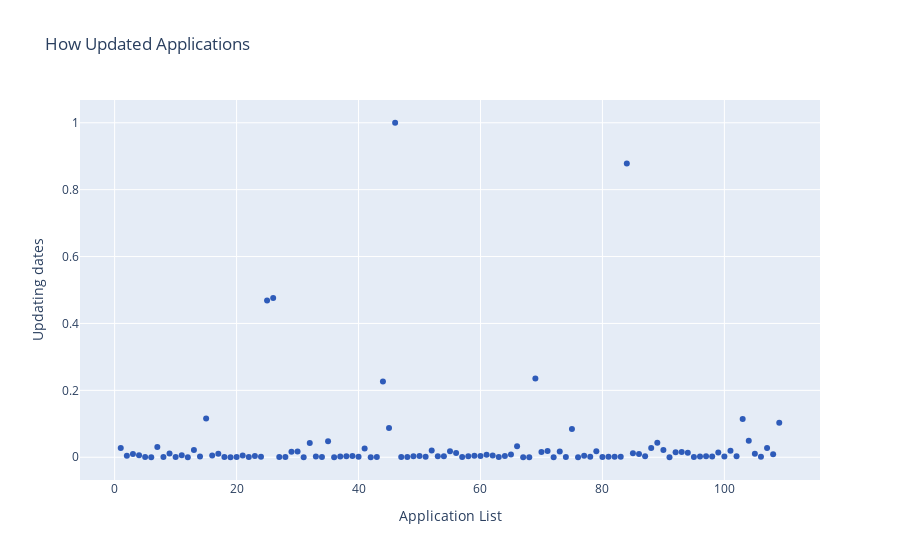

The cell this chart's notebook holds for it:
### Markdown cell above
uygulamalarin nasıl güncellendiklerini bulmaya çalışalım. Güncellenip güncellenmediğini anlamak için basit bir yöntem deneyeceğiz. Ama nasıl?

**When_Updated=(Latest_Version_Rating) / (Total_Rating)**-----> Sonuç diğerlerinden daha büyükse bu, uygulamamızın yakın zamanda güncellendiği anlamına gelir.

### Code cell
updated = data[data["rating_count_tot"]>180000]
updated=updated.loc[:,["track_name","rating_count_tot","rating_count_ver"]]
updated["when_update"]=(updated.rating_count_ver/updated.rating_count_tot)
updated["when_update"]=(updated.when_update-np.min(updated.when_update))/(np.max(updated.when_update)-np.min(updated.when_update))
updated.index = np.arange(1,len(updated)+1)

trace=go.Scatter(x=updated.index,y=updated.when_update,mode="markers",text=updated.track_name,
                marker=dict(color="rgba(0,55,170,0.8)"))
data1=[trace]
layout=dict(title="How Updated Applications",xaxis=dict(title="Application List",zeroline=False,ticklen=5),
           yaxis=dict(title="Updating dates",ticklen=5,zeroline=False))
fig=dict(data=data1,layout=layout)
iplot(fig)

### Figure 1 — Plotly figure (JSON) as saved in the notebook; plotly's stock layout.template omitted (floating-point values rounded to 4 significant figures)
{"data": [{"marker": {"color": "rgba(0,55,170,0.8)"}, "mode": "markers", "text": ["WeatherBug - Local Weather, Radar, Maps, Alerts", "eBay: Best App to Buy, Sell, Save! Online Shopping", "Bible", "Pandora - Music & Radio", "Google – Search made just for mobile", "Facebook", "Yelp - Nearby Restaurants, Shopping & Services", "Shazam - Discover music, artists, videos & lyrics", "Blackjack by MobilityWare", "iHeartRadio – Free Music & Radio Stations", "Google Earth", "PAC-MAN", "The Weather Channel: Forecast, Radar & Alerts", "Lose It! – Weight Loss Program and Calorie Counter", "Chase Mobile℠", "Mint: Personal Finance, Budget, Bills & Money", "Pocket God", "Kindle – Read eBooks, Magazines & Textbooks", "Beer Pong Game", "Skype for iPhone", "Tumblr", "Doodle Jump", "Fandango Movies - Times + Tickets", "Dictionary.com Dictionary & Thesaurus", "WhatsApp Messenger", "Zillow Real Estate - Homes for Sale & for Rent", "ESPN: Get scores, news, alerts & watch live sports", "Traffic Rush", "Waze - GPS Navigation, Maps & Real-time Traffic", "Spotify Music", "Yahoo Fantasy Sports", "Starbucks", "Twitter", "Calorie Counter & Diet Tracker by MyFitnessPal", "IMDb Movies & TV - Trailers and Showtimes", "Angry Birds", "Glow Hockey 2 FREE", "Plants vs. Zombies", "Groupon - Deals, Coupons & Discount Shopping App", "Kik", "Solitaire", "Fruit Ninja Classic", "Netflix", "The Weather Channel App for iPad – best local forecast, radar map, and storm tracking", "▻Sudoku", "Infinity Blade", "Instagram", "Fruit Ninja®", "Tiny Wings", "Temple Run", "My Horse", "Tiny Tower - Free City Building", "Pinterest", "ROBLOX", "Domino's Pizza USA", "Magic Jigsaw Puzzles", "DragonVale", "Snapchat", "Messenger", "Jetpack Joyride", "The Sims™ FreePlay", "CSR Racing", "Bejeweled Blitz", "Minecraft: Pocket Edition", "Bejeweled Classic", "Head Soccer", "Draw Something", "The Simpsons™: Tapped Out", "Clear Vision (17+)", "Hay Day", "Bike Race - Top Motorcycle Racing Games", "Subway Surfers", "Flow Free", "Clash of Clans", "8 Ball Pool™", "YouTube - Watch Videos, Music, and Live Streams", "Candy Crush Saga", "Dragon City Mobile", "Daily Celebrity Crossword", "Temple Run 2", "Injustice: Gods Among Us", "Sonic Dash", "Despicable Me: Minion Rush", "Real Basketball", "Plants vs. Zombies™ 2", "Pictoword: Fun 2 Pics Guess What's the Word Trivia", "Farm Heroes Saga", "Asphalt 8: Airborne", "Geometry Dash", "Pixel Gun 3D", "Trivia Crack", "Can You Escape", "Boom Beach", "Geometry Dash Lite", "WordBrain", "Star Wars™: Commander", "MADDEN NFL Mobile", "Kim Kardashian: Hollywood", "CSR Racing 2", "MARVEL Contest of Champions", "SimCity BuildIt", "Crossy Road - Endless Arcade Hopper", "AdVenture Capitalist", "Sniper 3D Assassin: Shoot to Kill Gun Game", "Fallout Shelter", "Colorfy: Coloring Book for Adults", "Clash Royale", "Pokémon GO", "Word Cookies!"], "type": "scatter", "x": [1, 2, 3, 4, 5, 6, 7, 8, 9, 10, 11, 12, 13, 14, 15, 16, 17, 18, 19, 20, 21, 22, 23, 24, 25, 26, 27, 28, 29, 30, 31, 32, 33, 34, 35, 36, 37, 38, 39, 40, 41, 42, 43, 44, 45, 46, 47, 48, 49, 50, 51, 52, 53, 54, 55, 56, 57, 58, 59, 60, 61, 62, 63, 64, 65, 66, 67, 68, 69, 70, 71, 72, 73, 74, 75, 76, 77, 78, 79, 80, 81, 82, 83, 84, 85, 86, 87, 88, 89, 90, 91, 92, 93, 94, 95, 96, 97, 98, 99, 100, 101, 102, 103, 104, 105, 106, 107, 108, 109], "y": [0.02759, 0.004564, 0.00995, 0.005881, 0.0007808, 0.0001314, 0.03069, 0.0006224, 0.01127, 0.0006918, 0.005617, 0.0003588, 0.02193, 0.001983, 0.1156, 0.005407, 0.01053, 0.0005852, 8.86e-05, 0.000627, 0.005069, 0.0004105, 0.003722, 0.001632, 0.4686, 0.4757, 0.0009505, 0.0004413, 0.01625, 0.01732, 0.0001838, 0.04264, 0.002354, 0.0006574, 0.04749, 0.0002393, 0.002233, 0.00294, 0.004034, 0.001611, 0.02627, 0.0003485, 0.0008299, 0.2268, 0.08773, 1, 0.0011, 0.0004624, 0.002757, 0.004108, 0.001563, 0.02016, 0.003151, 0.003013, 0.01769, 0.01241, 0.001033, 0.003279, 0.00468, 0.003987, 0.00756, 0.005525, 0.001093, 0.004055, 0.00809, 0.03262, 1.533e-05, 0.0002956, 0.2357, 0.01588, 0.01845, 0.0002533, 0.01691, 0.0005011, 0.08441, 0, 0.004703, 0.001483, 0.01795, 0.0005684, 0.001234, 0.001848, 0.001763, 0.8782, 0.01216, 0.01001, 0.002812, 0.02787, 0.04335, 0.02139, 0.0001593, 0.01467, 0.01534, 0.01319, 0.0003863, 0.002292, 0.003291, 0.002165, 0.01452, 0.00236, 0.01932, 0.002996, 0.1146, 0.04929, 0.01046, 0.001615, 0.02741, 0.00919, 0.1035]}], "layout": {"title": {"text": "How Updated Applications"}, "xaxis": {"ticklen": 5, "title": {"text": "Application List"}, "zeroline": false}, "yaxis": {"ticklen": 5, "title": {"text": "Updating dates"}, "zeroline": false}}}
